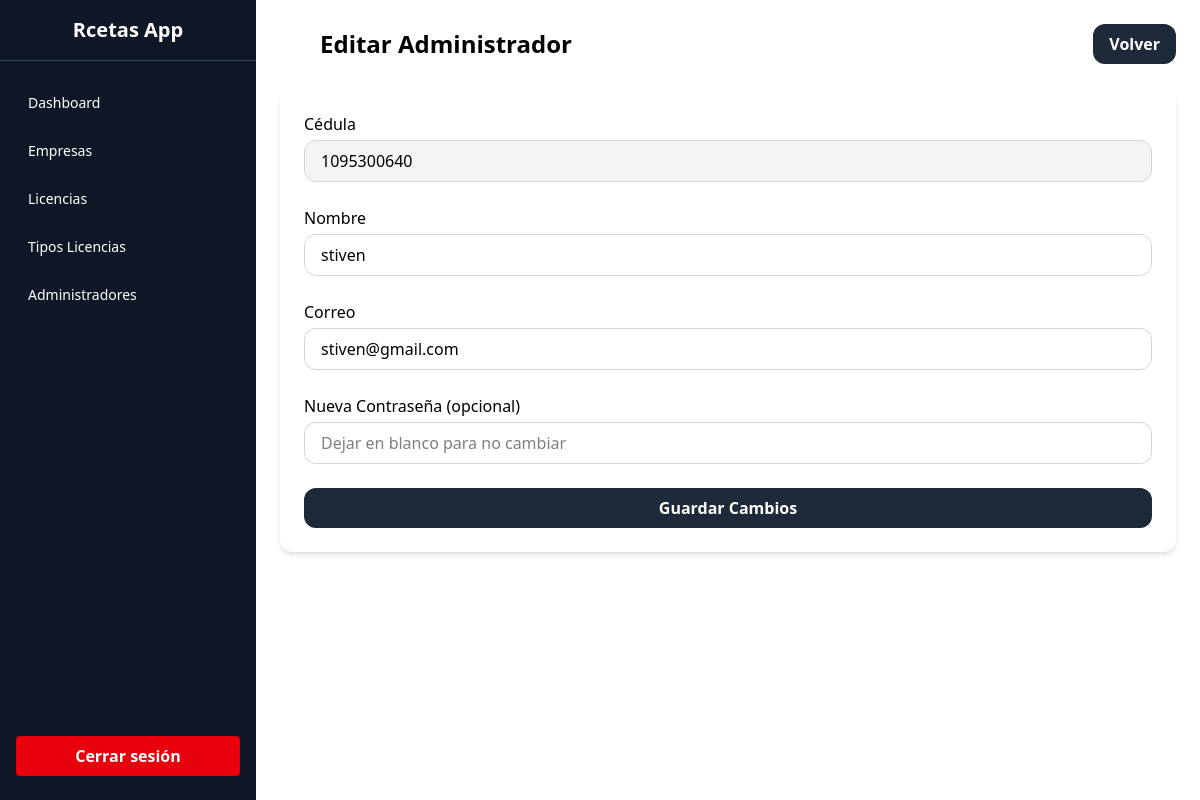
Page /views/superadmin/admins/editar.php?cedula=1095300640 (signed in) on the committed database.
### tables this page shows
CREATE TABLE `usuarios` (
  `cedula` varchar(20) NOT NULL,
  `nombre` varchar(100) NOT NULL,
  `correo` varchar(100) NOT NULL,
  `nit_empresa` varchar(20) DEFAULT NULL,
  `contraseña` varchar(500) NOT NULL,
  `rol_id` int(11) NOT NULL
);

### views/superadmin/admins/editar.php (the view, shortened to what this page needs)
<?php
$conex = new Database;
$pdo = $conex->conectar();
$cedula = $_GET['cedula'] ?? null;
$stmt = $pdo->prepare("SELECT * FROM usuarios WHERE cedula = ? AND rol_id = 2");
$stmt->execute([$cedula]);
$admin = $stmt->fetch(PDO::FETCH_ASSOC);
?>
<!DOCTYPE html>
<html lang="es">
<?php include '../../../partials/head.php'; ?>
<body class="flex">
    <?php include '../../../partials/sidebaradm.php'; ?>
    <main class="p-6 w-full md:ml-64">
        <div class="flex justify-between items-center mb-6">
            <h1 class="text-2xl font-bold pl-10">Editar Administrador</h1>
            <a href="<?= BASE_URL ?>views/superadmin/admins/index.php"
               class="bg-gray-800 hover:bg-gray-900 text-white font-semibold py-2 px-4 rounded-xl transition">
                Volver
            </a>
        </div>
        <form method="POST" class="space-y-6 bg-white p-6 rounded-xl shadow-md">
            <div>
                <label for="cedula" class="block font-medium mb-1">Cédula</label>
                <input type="text" id="cedula" name="cedula" readonly
                       class="w-full border border-gray-300 rounded-xl px-4 py-2 focus:outline-none bg-gray-100"
                       value="<?= htmlspecialchars($admin['cedula']) ?>">
            </div>
            <div>
                <label for="nombre" class="block font-medium mb-1">Nombre</label>
                <input type="text" id="nombre" name="nombre" required
                       class="w-full border border-gray-300 rounded-xl px-4 py-2 focus:outline-none focus:ring-2 focus:ring-gray-800"
                       value="<?= htmlspecialchars($admin['nombre']) ?>">
            </div>
            <div>
                <label for="correo" class="block font-medium mb-1">Correo</label>
                <input type="email" id="correo" name="correo" required
                       class="w-full border border-gray-300 rounded-xl px-4 py-2 focus:outline-none focus:ring-2 focus:ring-gray-800"
                       value="<?= htmlspecialchars($admin['correo']) ?>">
            </div>
            <div>
                <label for="password" class="block font-medium mb-1">Nueva Contraseña (opcional)</label>
                <input type="password" id="password" name="password"
                       class="w-full border border-gray-300 rounded-xl px-4 py-2 focus:outline-none focus:ring-2 focus:ring-gray-800"
                       placeholder="Dejar en blanco para no cambiar">
            </div>
            <button type="submit"
                    class="w-full bg-gray-800 hover:bg-gray-900 text-white font-semibold py-2 rounded-xl transition">
                Guardar Cambios
            </button>
        </form>
    </main>
</body>
</html>

### rows in the picture
usuarios: cedula "1095300640", nombre "stiven", correo "stiven@gmail.com"
